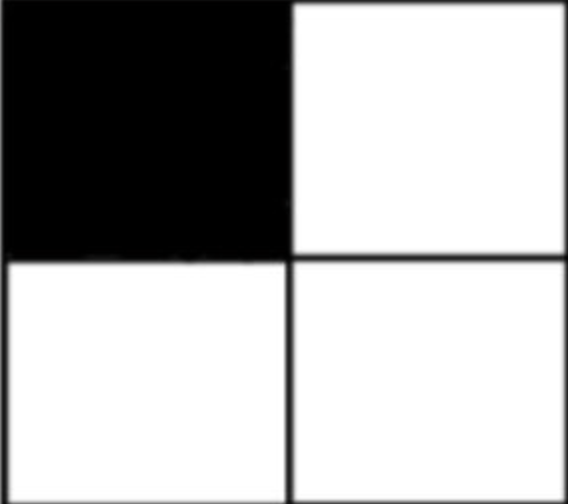
#> input picture images/mat.png, 568 x 504 px, given in place of the camera
$ python newmat.py
#> lines starting #> are read from the running program, lines starting #| are printed output that depends on the picture; after the words box and inside, x2 and y2 are one past the last pixel; in counts of white or black regions, pixels touching at a corner belong together
import cv2

cap = cv2.VideoCapture(0)
while True:
    ret, frame = cap.read()
#> frame is the input picture: shape (504, 568, 3); mean B, G, R 178.7, 178.7, 178.7
    if not ret:
        break
    frame = cv2.resize(frame, (300, 300))
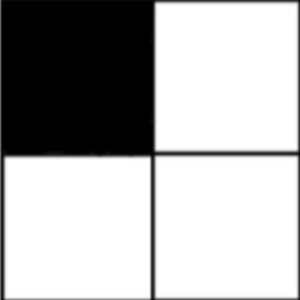
#> frame: shape (300, 300, 3); mean B, G, R 178.7, 178.7, 178.7
    gray = cv2.cvtColor(frame, cv2.COLOR_BGR2GRAY)
    blur = cv2.GaussianBlur(gray, (5, 5), 0)
    _, thresh = cv2.threshold(blur, 70, 255, cv2.THRESH_BINARY_INV)
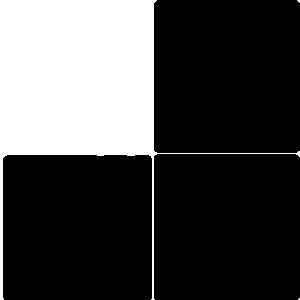
#> thresh: shape (300, 300); 27.6% white; 3 white regions (2 under 20 px)
    kernel = cv2.getStructuringElement(cv2.MORPH_RECT, (5, 5))
    thresh = cv2.morphologyEx(thresh, cv2.MORPH_CLOSE, kernel)
    contours, _ = cv2.findContours(thresh, cv2.RETR_TREE, cv2.CHAIN_APPROX_SIMPLE)
#> contours = 3 contours, 2 with area under 20; largest, box (x1, y1, x2, y2) and area: (0, 0, 300, 300) 24055
    max_area = 1000
    max_contour = None
    for contour in contours:
        area = cv2.contourArea(contour)
        if area > max_area and area < 60000:
            max_area = area
            max_contour = contour
#> this loop made 3 passes
#> (area, max_area) on pass 3: (24055, 24055)
#> after the loop, max_area = 24055; max_contour = contour of 44 points, box (x1, y1, x2, y2) (0, 0, 300, 300), area 24055
    if max_contour is not None:
        cv2.drawContours(frame, [max_contour], -1, (0, 255, 0), 3)
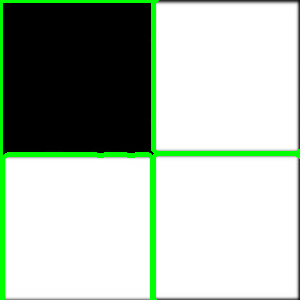
#> frame: shape (300, 300, 3); 5.27% of pixels changed, all inside (x1, y1, x2, y2) = (0, 0, 300, 300)
        x, y, w, h = cv2.boundingRect(max_contour)
#> x = 0; y = 0; w = 300; h = 300
        crop = frame[y:y+h, x:x+w]
        cv2.imshow("Crop", crop)
    cv2.imshow("Frame", frame)
    if cv2.waitKey(1) == ord('q'):
#> (key q is pressed here)
        break
    cv2.imshow("gray",thresh)
cap.release()
cv2.destroyAllWindows()
